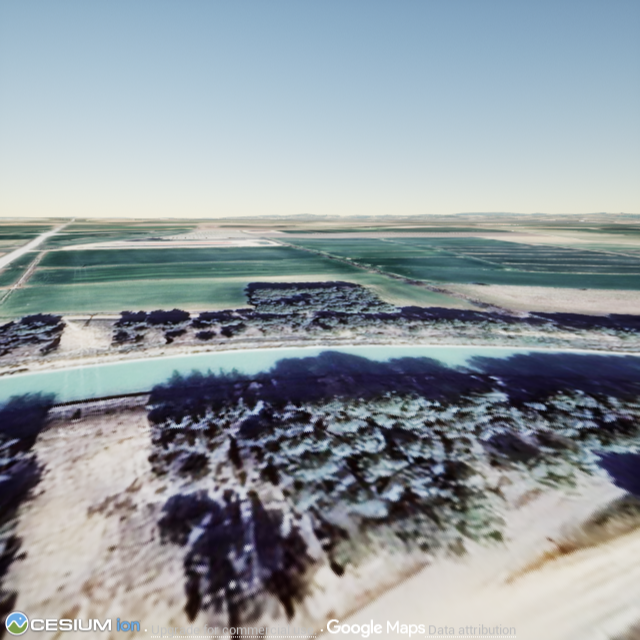

The Python source for this figure:
"""Probe: capture the UE game window via PrintWindow(PW_RENDERFULLCONTENT).

Validates that we get real window content (not screen region), even if occluded.
"""
import ctypes
import json
from ctypes import wintypes

import numpy as np
from PIL import Image

user32 = ctypes.windll.user32
gdi32 = ctypes.windll.gdi32

OUT = r"D:\Deep-AeroTwin-UE57-Test\tmp\printwindow_probe.json"
PNG = r"D:\Deep-AeroTwin-UE57-Test\tmp\printwindow_probe.png"
TARGET = "airtraffic (64-bit"
PW_RENDERFULLCONTENT = 0x00000002

matches = []

def enum_cb(hwnd, lparam):
    if not user32.IsWindowVisible(hwnd):
        return True
    n = user32.GetWindowTextLengthW(hwnd)
    if not n:
        return True
    buf = ctypes.create_unicode_buffer(n + 1)
    user32.GetWindowTextW(hwnd, buf, n + 1)
    if TARGET in (buf.value or "").lower():
        matches.append((hwnd, buf.value))
    return True

EnumProc = ctypes.WINFUNCTYPE(ctypes.c_bool, wintypes.HWND, wintypes.LPARAM)
user32.EnumWindows(EnumProc(enum_cb), 0)

info = {"matches": [(h, t) for h, t in matches]}
if matches:
    hwnd = matches[0][0]

    # window rect (full, incl. frame) — PrintWindow renders the whole window
    wrect = wintypes.RECT()
    user32.GetWindowRect(hwnd, ctypes.byref(wrect))
    ww, wh = wrect.right - wrect.left, wrect.bottom - wrect.top

    crect = wintypes.RECT()
    user32.GetClientRect(hwnd, ctypes.byref(crect))
    cw, ch = crect.right - crect.left, crect.bottom - crect.top
    # client origin offset inside window
    pt = wintypes.POINT(0, 0)
    user32.ClientToScreen(hwnd, ctypes.byref(pt))
    off_x, off_y = pt.x - wrect.left, pt.y - wrect.top
    info["window"] = {"w": ww, "h": wh}
    info["client"] = {"w": cw, "h": ch, "off_x": off_x, "off_y": off_y}

    hdc_win = user32.GetWindowDC(hwnd)
    hdc_mem = gdi32.CreateCompatibleDC(hdc_win)
    hbmp = gdi32.CreateCompatibleBitmap(hdc_win, ww, wh)
    gdi32.SelectObject(hdc_mem, hbmp)
    ok = user32.PrintWindow(hwnd, hdc_mem, PW_RENDERFULLCONTENT)
    info["printwindow_ok"] = bool(ok)

    class BITMAPINFOHEADER(ctypes.Structure):
        _fields_ = [
            ("biSize", wintypes.DWORD), ("biWidth", ctypes.c_long), ("biHeight", ctypes.c_long),
            ("biPlanes", wintypes.WORD), ("biBitCount", wintypes.WORD), ("biCompression", wintypes.DWORD),
            ("biSizeImage", wintypes.DWORD), ("biXPelsPerMeter", ctypes.c_long),
            ("biYPelsPerMeter", ctypes.c_long), ("biClrUsed", wintypes.DWORD), ("biClrImportant", wintypes.DWORD),
        ]

    bmi = BITMAPINFOHEADER()
    bmi.biSize = ctypes.sizeof(BITMAPINFOHEADER)
    bmi.biWidth = ww
    bmi.biHeight = -wh  # top-down
    bmi.biPlanes = 1
    bmi.biBitCount = 32
    bmi.biCompression = 0

    buf = ctypes.create_string_buffer(ww * wh * 4)
    DIB_RGB_COLORS = 0
    got = gdi32.GetDIBits(hdc_mem, hbmp, 0, wh, buf, ctypes.byref(bmi), DIB_RGB_COLORS)
    info["getdibits_lines"] = got

    img = np.frombuffer(buf, dtype=np.uint8).reshape(wh, ww, 4)[:, :, :3]  # BGR
    client = img[off_y:off_y + ch, off_x:off_x + cw]
    info["client_mean_brightness"] = float(client.mean())
    Image.fromarray(client[:, :, ::-1]).save(PNG)

    gdi32.DeleteObject(hbmp)
    gdi32.DeleteDC(hdc_mem)
    user32.ReleaseDC(hwnd, hdc_win)

open(OUT, "w").write(json.dumps(info, indent=2, default=str))
print(json.dumps(info, indent=2, default=str)[:600])
